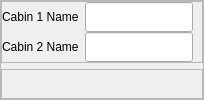
                                        <widget class="QFrame" name="frame_10">
                                         <property name="minimumSize">
                                          <size>
                                           <width>100</width>
                                           <height>0</height>
                                          </size>
                                         </property>
                                         <property name="frameShape">
                                          <enum>QFrame::StyledPanel</enum>
                                         </property>
                                         <property name="frameShadow">
                                          <enum>QFrame::Raised</enum>
                                         </property>
                                         <layout class="QVBoxLayout" name="verticalLayout_25">
                                          <property name="leftMargin">
                                           <number>0</number>
                                          </property>
                                          <property name="topMargin">
                                           <number>0</number>
                                          </property>
                                          <property name="rightMargin">
                                           <number>0</number>
                                          </property>
                                          <property name="bottomMargin">
                                           <number>0</number>
                                          </property>
                                          <item>
                                           <widget class="QFrame" name="frame_11">
                                            <property name="maximumSize">
                                             <size>
                                              <width>16777215</width>
                                              <height>90</height>
                                             </size>
                                            </property>
                                            <property name="frameShape">
                                             <enum>QFrame::StyledPanel</enum>
                                            </property>
                                            <property name="frameShadow">
                                             <enum>QFrame::Raised</enum>
                                            </property>
                                            <layout class="QGridLayout" name="gridLayout_4">
                                             <property name="leftMargin">
                                              <number>0</number>
                                             </property>
                                             <property name="topMargin">
                                              <number>0</number>
                                             </property>
                                             <property name="bottomMargin">
                                              <number>0</number>
                                             </property>
                                             <property name="verticalSpacing">
                                              <number>0</number>
                                             </property>
                                             <item row="0" column="2">
                                              <widget class="QLineEdit" name="txtCabin1NameProject">
                                               <property name="minimumSize">
                                                <size>
                                                 <width>0</width>
                                                 <height>30</height>
                                                </size>
                                               </property>
                                              </widget>
                                             </item>
                                             <item row="2" column="0">
                                              <widget class="QLabel" name="label_16">
                                               <property name="text">
                                                <string>Cabin 2 Name</string>
                                               </property>
                                              </widget>
                                             </item>
                                             <item row="2" column="2">
                                              <widget class="QLineEdit" name="txtCabin2NameProject">
                                               <property name="minimumSize">
                                                <size>
                                                 <width>0</width>
                                                 <height>30</height>
                                                </size>
                                               </property>
                                              </widget>
                                             </item>
                                             <item row="0" column="0">
                                              <widget class="QLabel" name="label_15">
                                               <property name="text">
                                                <string>Cabin 1 Name</string>
                                               </property>
                                              </widget>
                                             </item>
                                            </layout>
                                           </widget>
                                          </item>
                                          <item>
                                           <widget class="QFrame" name="frameCoaches">
                                            <property name="styleSheet">
                                             <string notr="true">QLineEdit {
min-height:30px;
}</string>
                                            </property>
                                            <property name="frameShape">
                                             <enum>QFrame::StyledPanel</enum>
                                            </property>
                                            <property name="frameShadow">
                                             <enum>QFrame::Raised</enum>
                                            </property>
                                           </widget>
                                          </item>
                                         </layout>
                                        </widget>
